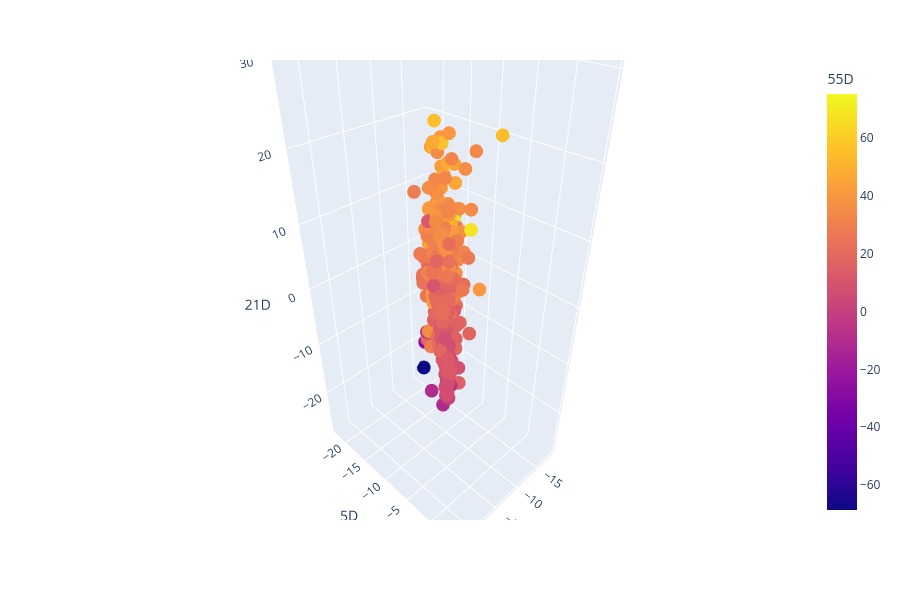

This figure's notebook cell:
### Code cell
fig1.show()

### Figure 1 — Plotly figure (JSON) as saved in the notebook; plotly's stock layout.template omitted (floating-point values rounded to 4 significant figures; data arrays with more than 128 entries replaced by an {"elided": "..."} marker saying what was removed)
{"data": [{"hovertemplate": "<b>%{hovertext}</b><br><br>3D=%{x}<br>5D=%{y}<br>21D=%{z}<br>55D=%{marker.color}<extra></extra>", "hovertext": {"elided": "1013 str values"}, "legendgroup": "", "marker": {"color": {"elided": "1013 float values"}, "coloraxis": "coloraxis", "symbol": "circle"}, "mode": "markers", "name": "", "scene": "scene", "showlegend": false, "type": "scatter3d", "x": {"elided": "1013 float values"}, "y": {"elided": "1013 float values"}, "z": {"elided": "1013 float values"}}], "layout": {"coloraxis": {"colorbar": {"title": {"text": "55D"}}, "colorscale": [[0, "#0d0887"], [0.1111, "#46039f"], [0.2222, "#7201a8"], [0.3333, "#9c179e"], [0.4444, "#bd3786"], [0.5556, "#d8576b"], [0.6667, "#ed7953"], [0.7778, "#fb9f3a"], [0.8889, "#fdca26"], [1, "#f0f921"]]}, "height": 600, "legend": {"tracegroupgap": 0}, "margin": {"t": 60}, "scene": {"domain": {"x": [0, 1], "y": [0, 1]}, "xaxis": {"title": {"text": "3D"}}, "yaxis": {"title": {"text": "5D"}}, "zaxis": {"title": {"text": "21D"}}}}}
